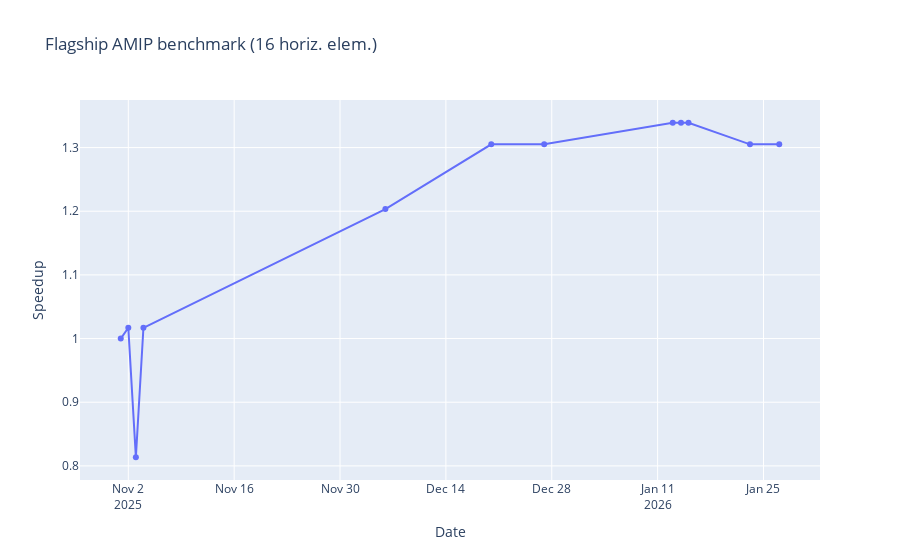

Here is the notebook cell this chart was saved with:
### Code cell
import glob
import os
from datetime import datetime
import json

import polars as pl
from plotly.graph_objects import Figure

logs = glob.glob("runs/amip/*/output.log")

dates = []
sypds = []
run_locs = []

for log in logs:
    date = datetime.fromisoformat(log.split("/")[-2])
    dates.append(date)
    run_locs.append("calkit")
    with open(log, "r") as f:
        lines = f.readlines()
    sypd = None
    found_step_40 = False
    for line in lines:
        if (
            "n_steps_completed = 40" in line
            or "n_steps_completed = 41" in line
        ):
            found_step_40 = True
        if found_step_40 and "estimated_sypd = " in line:
            sypd = float(
                line.split("estimated_sypd = ")[1].split()[0].replace('"', "")
            )
            break
    sypds.append(sypd)

# Now read any fetched buildkite logs
bk_jobs = glob.glob("buildkite/*.json")
for job_fpath in bk_jobs:
    with open(job_fpath) as f:
        job = json.load(f)
    date = datetime.fromisoformat(job["created_at"])
    dates.append(date)
    run_locs.append("buildkite")
    sypd = None
    found_step_40 = False
    for line in job["raw_log_txt"].split("\n"):
        if (
            "n_steps_completed = 40" in line
            or "n_steps_completed = 41" in line
        ):
            found_step_40 = True
        if found_step_40 and "estimated_sypd = " in line:
            sypd = float(
                line.split("estimated_sypd = ")[1].split()[0].replace('"', "")
            )
            break
    sypds.append(sypd)

df = pl.DataFrame({"date": dates, "sypd": sypds, "run_from": run_locs})
df = df.sort("date")

# Add normalized SYPD column; normalize by the first non-null SYPD value
first_sypd = df["sypd"].drop_nulls()[0]
df = df.with_columns((pl.col("sypd") / first_sypd).alias("speedup"))

print(df)

os.makedirs("results", exist_ok=True)
df.write_csv("results/amip.csv")

fig: Figure = df.drop_nulls().to_pandas().plot(
    x="date",
    y="speedup",
    title="Flagship AMIP benchmark (16 horiz. elem.)",
    backend="plotly",
)  # type: ignore

# Use lines and markers
fig.update_traces(mode="lines+markers")
fig.update_layout(yaxis_title="Speedup", xaxis_title="Date")

# Save as PNG and JSON
os.makedirs("figures", exist_ok=True)
fig.write_image("figures/amip-speedup.png")
fig.write_json("figures/amip-speedup.json")
fig

### Figure 1 — Plotly figure (JSON) as saved in the notebook; plotly's stock layout.template omitted (floating-point values rounded to 4 significant figures)
{"data": [{"hovertemplate": "date=%{x}<br>speedup=%{y}<extra></extra>", "legendgroup": "", "line": {"color": "#636efa", "dash": "solid"}, "marker": {"symbol": "circle"}, "mode": "lines+markers", "name": "", "orientation": "v", "showlegend": false, "type": "scatter", "x": ["2025-11-01T00:00:00", "2025-11-02T00:00:00", "2025-11-03T00:00:00", "2025-11-04T00:00:00", "2025-12-06T00:00:00", "2025-12-20T00:00:00", "2025-12-27T00:00:00", "2026-01-13T00:00:00", "2026-01-14T02:08:04.227000", "2026-01-15T02:01:10.145000", "2026-01-23T05:08:09.178000", "2026-01-27T02:02:52.668000"], "xaxis": "x", "y": [1.0, 1.017, 0.8136, 1.017, 1.203, 1.305, 1.305, 1.339, 1.339, 1.339, 1.305, 1.305], "yaxis": "y"}], "layout": {"legend": {"tracegroupgap": 0}, "title": {"text": "Flagship AMIP benchmark (16 horiz. elem.)"}, "xaxis": {"anchor": "y", "domain": [0.0, 1.0], "title": {"text": "Date"}}, "yaxis": {"anchor": "x", "domain": [0.0, 1.0], "title": {"text": "Speedup"}}}}
